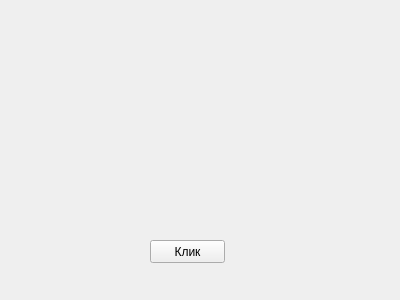
<?xml version="1.0" encoding="UTF-8"?>
<ui version="4.0">
 <class>Form</class>
 <widget class="QWidget" name="Form">
  <property name="geometry">
   <rect>
    <x>0</x>
    <y>0</y>
    <width>400</width>
    <height>300</height>
   </rect>
  </property>
  <property name="windowTitle">
   <string>Задание 2</string>
  </property>
  <widget class="QPushButton" name="btn">
   <property name="geometry">
    <rect>
     <x>150</x>
     <y>240</y>
     <width>75</width>
     <height>23</height>
    </rect>
   </property>
   <property name="text">
    <string>Клик</string>
   </property>
  </widget>
 </widget>
 <resources/>
 <connections/>
</ui>
